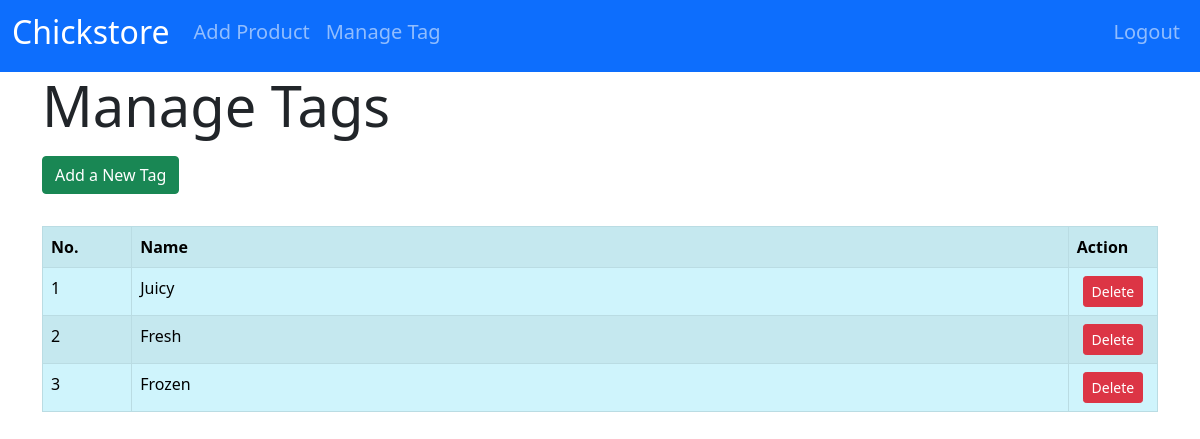
Screenshot of /tags/ (signed in) with the database file from the repository.
### account/models.py (models this page shows, shortened)
class Tag(models.Model):
    name = models.CharField(max_length=25, null=True, unique=True)

### account/decorators.py (the view)
        def wrapper_func(request, *args, **kwargs):
            if request.user.group.name == allowed_roles[0]:
                return view_func(request, *args, **kwargs)
            if request.user.group.name == 'staff':
                return redirect('staff_page')
            else:
                return HttpResponse("Unauthorized access!")

### account/views.py (called while the page is built)
@login_required(login_url='login')
@allowed_users(allowed_roles=['staff'])
def tags(request):
    tags = Tag.objects.all()
    context = {
        'tags':tags
    }
    return render(request, 'chickstore/tags.html', context)

### templates/chickstore/tags.html (shortened to what this page needs)
{% extends 'common/base.html' %}
{% block content %}
<h2 class="display-4">Manage Tags</h2>
<a href="{% url 'add_tag' %}" class="btn btn-md btn-success mb-3 mt-2">Add a New Tag</a>
<div class="table-responsive mt-3">
    <table class="table table-striped table-bordered table-info">
        <tr>
            <th class="fit">
                No.
            </th>
            <th>
                Name
            </th>
            <th>
                Action
            </th>
        </tr>
        {% for tag in tags %}
        <tr>
            <td>{{forloop.counter}}</td>
            <td>{{tag.name}}</td>
            <td class="fit text-center">
                <a href="{%  url 'delete_tag' tag.id %}" class="btn btn-sm btn-danger">Delete</a>
            </td>
        </tr>
        {% endfor %}
    </table>
</div>
{% endblock %}

### static/style.css (style rules this page uses)
.table td.fit, .table th.fit { white-space: nowrap; width: 8%; }

### rows the page displays
Tag: name "Juicy"
Tag: name "Fresh"
Tag: name "Frozen"
